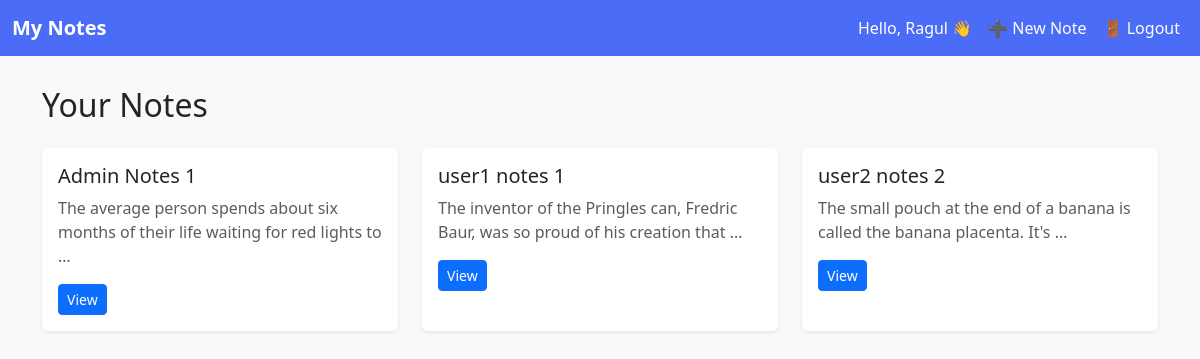
The app's page / (signed in) with its own data.
### notes/models.py (models this page shows, shortened)
class Note(models.Model):
    title = models.CharField(max_length=200)
    content = models.TextField()
    owner = models.ForeignKey(User, on_delete=models.CASCADE, related_name="notes")

### notes/views.py (the view)
# urls.py: path('', NoteListView.as_view(), name='note-list'),
class NoteListView(LoginRequiredMixin, ListView):
    model = Note
    template_name = "notes/note_list.html"
    def get_queryset(self):
        if self.request.user.is_superuser:
            return Note.objects.all()
        return Note.objects.filter(owner=self.request.user)

### templates/notes/note_list.html
{% extends "notes/base.html" %}
{% block content %}
<h2 class="mb-4">Your Notes</h2>
<div class="row">
  {% for note in object_list %}
    <div class="col-md-4 mb-3">
      <div class="card shadow-sm h-100 border-0">
        <div class="card-body">
          <h5 class="card-title">{{ note.title }}</h5>
          <p class="card-text text-muted">{{ note.content|truncatewords:15 }}</p>
          <a href="{% url 'note-detail' note.pk %}" class="btn btn-primary btn-sm">View</a>
        </div>
      </div>
    </div>
  {% empty %}
    <p>No notes found. <a href="{% url 'note-create' %}">Create one</a>.</p>
  {% endfor %}
</div>
{% endblock %}

### templates/notes/base.html (shortened to what this page needs)
{% load static %}
<!DOCTYPE html>
<html lang="en">
  <head>
    <link
      href="https://cdn.jsdelivr.net/npm/bootstrap@5.3.3/dist/css/bootstrap.min.css"
      rel="stylesheet"
    />
  </head>
  <body>
    <nav class="navbar navbar-expand-lg">
      <div class="container-fluid">
        <a class="navbar-brand fw-bold" href="{% url 'note-list' %}"
          >My Notes</a
        >
        <div class="collapse navbar-collapse">
          <ul class="navbar-nav ms-auto">
            {% if user.is_authenticated %}
            <li class="nav-item">
              <span class="nav-link text-white"
                >Hello, {{ user.username }} 👋</span
              >
            </li>
            <li class="nav-item">
              <a class="nav-link " href="{% url 'note-create' %}">➕ New Note</a>
            </li>
            <li class="nav-item">
              <form method="post" action="{% url 'logout' %}" class="d-inline">
                <button type="submit" class="btn btn-link nav-link">
                  🚪 Logout
                </button>
              </form>
            </li>
            {% endif %}
          </ul>
        </div>
      </div>
    </nav>
    <div class="container">{% block content %}{% endblock %}</div>
  </body>
</html>

### templates/notes/base.html (style rules this page uses)
body { background-color: #f9f9f9; }
.navbar { background-color: #4a6cf7; }
.navbar-brand, .nav-link { color: white !important; }
.container { margin-top: 30px; }

### records on screen
Note: title "Admin Notes 1", content "The average person spends about six months of their life waiting for red lights to …"
Note: title "user1 notes 1", content "The inventor of the Pringles can, Fredric Baur, was so proud of his creation that …"
Note: title "user2 notes 2", content "The small pouch at the end of a banana is called the banana placenta. It's …"

### other values on screen
{{ user.username }} "Ragul"
